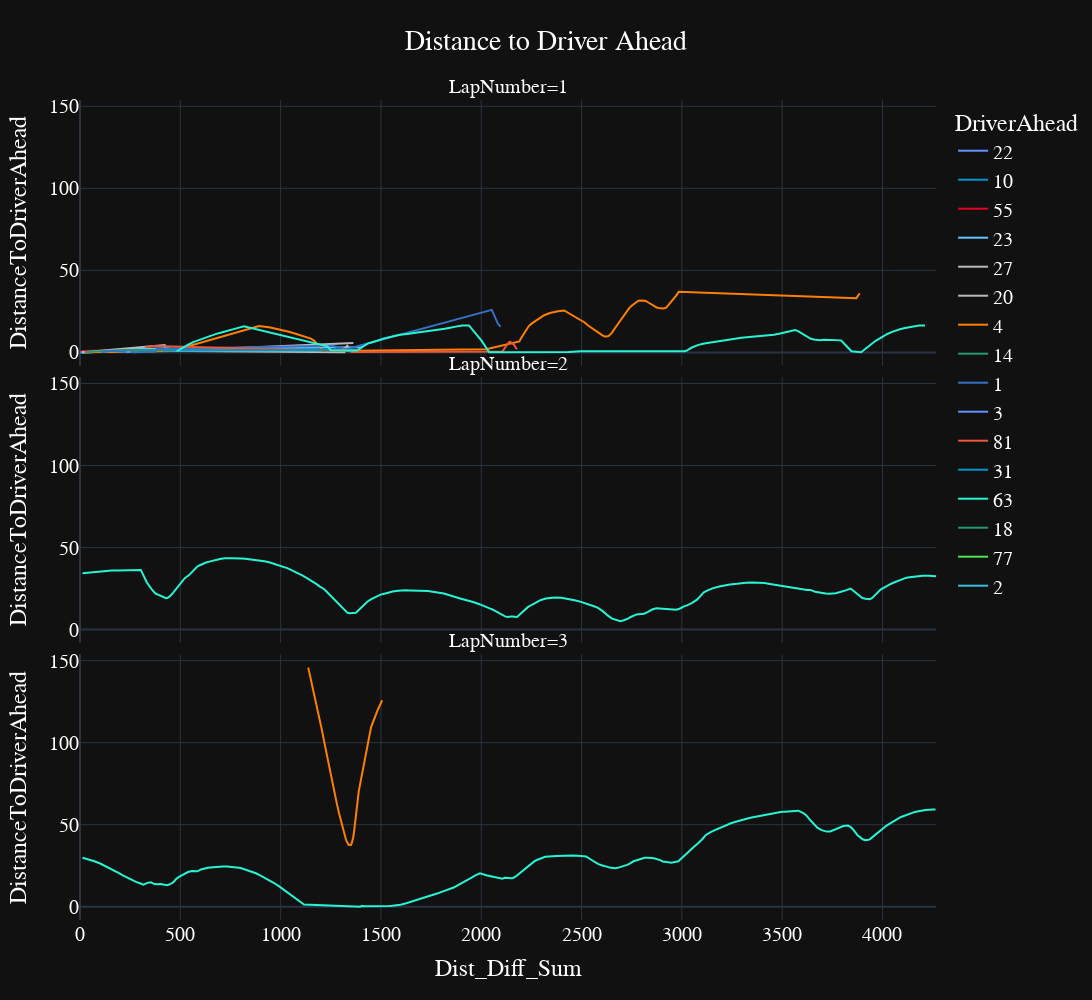

This figure's notebook cell:
### Code cell
# Distance to driver ahead across multiple laps

fig_all_laps=px.line(
    data_frame=track2[(track2["Driver"]=="HAM")&(track2["LapNumber"].isin(['1','2','3']))], 
    x="Dist_Diff_Sum", 
    y="DistanceToDriverAhead",
    facet_col='LapNumber', 
    facet_col_wrap=1, 
    color='DriverAhead', 
    # symbol='MATCHUP', 
    hover_data=["Stint","GP","Driver","DriverAhead","Compound","Position","nGear","DRS","Throttle","LapTime","LapNumber","PitOutTime","PitInTime","FreshTyre","TyreLife","Sector1Time", "Sector2Time",'Sector3Time'],
    height=1000, width=2000,
    template="plotly_dark",
    title='Distance to Driver Ahead',
    facet_row_spacing=0.014, # default is 0.07 when facet_col_wrap is used
    facet_col_spacing=0.04,
    color_discrete_map={
                 "23": "#64C4FF",
                 "14": "#229971",
                 "77": "#52e252",
                 "10": "#0093cc",
                 "44": "#27F4D2",
                 "27": "#B6BABD",
                 "16": "#E80020",
                 "20": "#B6BABD",
                 "4": "#FF8000",
                 "31": "#0093cc",
                 "11": "#3671C6",
                 "88": "#FF8000",
                 "3": "#6692FF",
                 "63": "#27F4D2",
                 "55": "#E80020",
                 "2": "#37BEDD",
                 "18": "#229971",
                 "22": "#6692FF",
                 "1": "#3671C6",
                 "24": "#52e252"
          }
        )
fig_all_laps.update_layout(
    title_x=0.5,
    yaxis = dict(tickfont = dict(size=20)),
    xaxis = dict(tickfont = dict(size=20)),
    font=dict(
        family="PT Sans Narrow",
        size=20,
        color="White"
    ),
    title_font_family="PT Sans Narrow"
)
fig_all_laps.show()

### Figure 1 — Plotly figure (JSON) as saved in the notebook; plotly's stock layout.template omitted (floating-point values rounded to 4 significant figures; data arrays with more than 128 entries replaced by an {"elided": "..."} marker saying what was removed)
{"data": [{"customdata": [[1, "Austrian Grand Prix", "HAM", "", "MEDIUM", 4, 1, 1, 14, "0 days 00:01:14.840000", "1", "NaT", "NaT", "True", 1, "NaT", "0 days 00:00:32.193000", "0 days 00:00:21.528000"], [1, "Austrian Grand Prix", "HAM", "", "MEDIUM", 4, 1, 1, 16, "0 days 00:01:14.840000", "1", "NaT", "NaT", "True", 1, "NaT", "0 days 00:00:32.193000", "0 days 00:00:21.528000"], [1, "Austrian Grand Prix", "HAM", "", "MEDIUM", 4, 3, 1, 0, "0 days 00:01:14.840000", "1", "NaT", "NaT", "True", 1, "NaT", "0 days 00:00:32.193000", "0 days 00:00:21.528000"], [1, "Austrian Grand Prix", "HAM", "", "MEDIUM", 4, 2, 1, 0, "0 days 00:01:14.840000", "1", "NaT", "NaT", "True", 1, "NaT", "0 days 00:00:32.193000", "0 days 00:00:21.528000"], [1, "Austrian Grand Prix", "HAM", "", "MEDIUM", 4, 1, 1, 0, "0 days 00:01:14.840000", "1", "NaT", "NaT", "True", 1, "NaT", "0 days 00:00:32.193000", "0 days 00:00:21.528000"], [1, "Austrian Grand Prix", "HAM", "", "MEDIUM", 4, 1, 1, 0, "0 days 00:01:14.840000", "1", "NaT", "NaT", "True", 1, "NaT", "0 days 00:00:32.193000", "0 days 00:00:21.528000"]], "hovertemplate": "DriverAhead=%{customdata[3]}<br>LapNumber=%{customdata[10]}<br>Dist_Diff_Sum=%{x}<br>DistanceToDriverAhead=%{y}<br>Stint=%{customdata[0]}<br>GP=%{customdata[1]}<br>Driver=%{customdata[2]}<br>Compound=%{customdata[4]}<br>Position=%{customdata[5]}<br>nGear=%{customdata[6]}<br>DRS=%{customdata[7]}<br>Throttle=%{customdata[8]}<br>LapTime=%{customdata[9]}<br>PitOutTime=%{customdata[11]}<br>PitInTime=%{customdata[12]}<br>FreshTyre=%{customdata[13]}<br>TyreLife=%{customdata[14]}<br>Sector1Time=%{customdata[15]}<br>Sector2Time=%{customdata[16]}<br>Sector3Time=%{customdata[17]}<extra></extra>", "legendgroup": "", "line": {"color": "#636efa", "dash": "solid"}, "marker": {"symbol": "circle"}, "mode": "lines", "name": "", "orientation": "v", "showlegend": false, "type": "scatter", "x": [null, 0, 1271.0, 1276.0, 1288.0, 1294.0], "xaxis": "x3", "y": [null, null, null, null, null, null], "yaxis": "y3"}, {"customdata": [[1, "Austrian Grand Prix", "HAM", "", "MEDIUM", 4, 7, 0, 100, "0 days 00:01:10.530000", "2", "NaT", "NaT", "True", 2, "0 days 00:00:17.330000", "0 days 00:00:31.680000", "0 days 00:00:21.520000"]], "hovertemplate": "DriverAhead=%{customdata[3]}<br>LapNumber=%{customdata[10]}<br>Dist_Diff_Sum=%{x}<br>DistanceToDriverAhead=%{y}<br>Stint=%{customdata[0]}<br>GP=%{customdata[1]}<br>Driver=%{customdata[2]}<br>Compound=%{customdata[4]}<br>Position=%{customdata[5]}<br>nGear=%{customdata[6]}<br>DRS=%{customdata[7]}<br>Throttle=%{customdata[8]}<br>LapTime=%{customdata[9]}<br>PitOutTime=%{customdata[11]}<br>PitInTime=%{customdata[12]}<br>FreshTyre=%{customdata[13]}<br>TyreLife=%{customdata[14]}<br>Sector1Time=%{customdata[15]}<br>Sector2Time=%{customdata[16]}<br>Sector3Time=%{customdata[17]}<extra></extra>", "legendgroup": "", "line": {"color": "#636efa", "dash": "solid"}, "marker": {"symbol": "circle"}, "mode": "lines", "name": "", "orientation": "v", "showlegend": false, "type": "scatter", "x": [null], "xaxis": "x2", "y": [null], "yaxis": "y2"}, {"customdata": [[1, "Austrian Grand Prix", "HAM", "", "MEDIUM", 4, 7, 12, 100, "0 days 00:01:10.723000", "3", "NaT", "NaT", "True", 3, "0 days 00:00:17.378000", "0 days 00:00:31.936000", "0 days 00:00:21.409000"]], "hovertemplate": "DriverAhead=%{customdata[3]}<br>LapNumber=%{customdata[10]}<br>Dist_Diff_Sum=%{x}<br>DistanceToDriverAhead=%{y}<br>Stint=%{customdata[0]}<br>GP=%{customdata[1]}<br>Driver=%{customdata[2]}<br>Compound=%{customdata[4]}<br>Position=%{customdata[5]}<br>nGear=%{customdata[6]}<br>DRS=%{customdata[7]}<br>Throttle=%{customdata[8]}<br>LapTime=%{customdata[9]}<br>PitOutTime=%{customdata[11]}<br>PitInTime=%{customdata[12]}<br>FreshTyre=%{customdata[13]}<br>TyreLife=%{customdata[14]}<br>Sector1Time=%{customdata[15]}<br>Sector2Time=%{customdata[16]}<br>Sector3Time=%{customdata[17]}<extra></extra>", "legendgroup": "", "line": {"color": "#636efa", "dash": "solid"}, "marker": {"symbol": "circle"}, "mode": "lines", "name": "", "orientation": "v", "showlegend": false, "type": "scatter", "x": [null], "xaxis": "x", "y": [null], "yaxis": "y"}, {"customdata": [[1, "Austrian Grand Prix", "HAM", "22", "MEDIUM", 4, 1, 1, 15, "0 days 00:01:14.840000", "1", "NaT", "NaT", "True", 1, "NaT", "0 days 00:00:32.193000", "0 days 00:00:21.528000"], [1, "Austrian Grand Prix", "HAM", "22", "MEDIUM", 4, 3, 1, 86, "0 days 00:01:14.840000", "1", "NaT", "NaT", "True", 1, "NaT", "0 days 00:00:32.193000", "0 days 00:00:21.528000"]], "hovertemplate": "DriverAhead=%{customdata[3]}<br>LapNumber=%{customdata[10]}<br>Dist_Diff_Sum=%{x}<br>DistanceToDriverAhead=%{y}<br>Stint=%{customdata[0]}<br>GP=%{customdata[1]}<br>Driver=%{customdata[2]}<br>Compound=%{customdata[4]}<br>Position=%{customdata[5]}<br>nGear=%{customdata[6]}<br>DRS=%{customdata[7]}<br>Throttle=%{customdata[8]}<br>LapTime=%{customdata[9]}<br>PitOutTime=%{customdata[11]}<br>PitInTime=%{customdata[12]}<br>FreshTyre=%{customdata[13]}<br>TyreLife=%{customdata[14]}<br>Sector1Time=%{customdata[15]}<br>Sector2Time=%{customdata[16]}<br>Sector3Time=%{customdata[17]}<extra></extra>", "legendgroup": "22", "line": {"color": "#6692FF", "dash": "solid"}, "marker": {"symbol": "circle"}, "mode": "lines", "name": "22", "orientation": "v", "showlegend": true, "type": "scatter", "x": [0, 437.2], "xaxis": "x3", "y": [0.1333, 1.32], "yaxis": "y3"}, {"customdata": [[1, "Austrian Grand Prix", "HAM", "10", "MEDIUM", 4, 1, 1, 16, "0 days 00:01:14.840000", "1", "NaT", "NaT", "True", 1, "NaT", "0 days 00:00:32.193000", "0 days 00:00:21.528000"], [1, "Austrian Grand Prix", "HAM", "10", "MEDIUM", 4, 1, 1, 18, "0 days 00:01:14.840000", "1", "NaT", "NaT", "True", 1, "NaT", "0 days 00:00:32.193000", "0 days 00:00:21.528000"], [1, "Austrian Grand Prix", "HAM", "10", "MEDIUM", 4, 3, 1, 100, "0 days 00:01:14.840000", "1", "NaT", "NaT", "True", 1, "NaT", "0 days 00:00:32.193000", "0 days 00:00:21.528000"]], "hovertemplate": "DriverAhead=%{customdata[3]}<br>LapNumber=%{customdata[10]}<br>Dist_Diff_Sum=%{x}<br>DistanceToDriverAhead=%{y}<br>Stint=%{customdata[0]}<br>GP=%{customdata[1]}<br>Driver=%{customdata[2]}<br>Compound=%{customdata[4]}<br>Position=%{customdata[5]}<br>nGear=%{customdata[6]}<br>DRS=%{customdata[7]}<br>Throttle=%{customdata[8]}<br>LapTime=%{customdata[9]}<br>PitOutTime=%{customdata[11]}<br>PitInTime=%{customdata[12]}<br>FreshTyre=%{customdata[13]}<br>TyreLife=%{customdata[14]}<br>Sector1Time=%{customdata[15]}<br>Sector2Time=%{customdata[16]}<br>Sector3Time=%{customdata[17]}<extra></extra>", "legendgroup": "10", "line": {"color": "#0093cc", "dash": "solid"}, "marker": {"symbol": "circle"}, "mode": "lines", "name": "10", "orientation": "v", "showlegend": true, "type": "scatter", "x": [0.8667, 2.911, 449.9], "xaxis": "x3", "y": [0, 0, 2.767], "yaxis": "y3"}, {"customdata": [[1, "Austrian Grand Prix", "HAM", "55", "MEDIUM", 4, 1, 1, 20, "0 days 00:01:14.840000", "1", "NaT", "NaT", "True", 1, "NaT", "0 days 00:00:32.193000", "0 days 00:00:21.528000"], [1, "Austrian Grand Prix", "HAM", "55", "MEDIUM", 4, 6, 1, 0, "0 days 00:01:14.840000", "1", "NaT", "NaT", "True", 1, "NaT", "0 days 00:00:32.193000", "0 days 00:00:21.528000"], [1, "Austrian Grand Prix", "HAM", "55", "MEDIUM", 4, 5, 1, 9, "0 days 00:01:14.840000", "1", "NaT", "NaT", "True", 1, "NaT", "0 days 00:00:32.193000", "0 days 00:00:21.528000"]], "hovertemplate": "DriverAhead=%{customdata[3]}<br>LapNumber=%{customdata[10]}<br>Dist_Diff_Sum=%{x}<br>DistanceToDriverAhead=%{y}<br>Stint=%{customdata[0]}<br>GP=%{customdata[1]}<br>Driver=%{customdata[2]}<br>Compound=%{customdata[4]}<br>Position=%{customdata[5]}<br>nGear=%{customdata[6]}<br>DRS=%{customdata[7]}<br>Throttle=%{customdata[8]}<br>LapTime=%{customdata[9]}<br>PitOutTime=%{customdata[11]}<br>PitInTime=%{customdata[12]}<br>FreshTyre=%{customdata[13]}<br>TyreLife=%{customdata[14]}<br>Sector1Time=%{customdata[15]}<br>Sector2Time=%{customdata[16]}<br>Sector3Time=%{customdata[17]}<extra></extra>", "legendgroup": "55", "line": {"color": "#E80020", "dash": "solid"}, "marker": {"symbol": "circle"}, "mode": "lines", "name": "55", "orientation": "v", "showlegend": true, "type": "scatter", "x": [6.311, 298.8, 315.9], "xaxis": "x3", "y": [0.8556, 1.544, 0.2103], "yaxis": "y3"}, {"customdata": [[1, "Austrian Grand Prix", "HAM", "55", "MEDIUM", 4, 3, 0, 48, "0 days 00:01:10.530000", "2", "NaT", "NaT", "True", 2, "0 days 00:00:17.330000", "0 days 00:00:31.680000", "0 days 00:00:21.520000"]], "hovertemplate": "DriverAhead=%{customdata[3]}<br>LapNumber=%{customdata[10]}<br>Dist_Diff_Sum=%{x}<br>DistanceToDriverAhead=%{y}<br>Stint=%{customdata[0]}<br>GP=%{customdata[1]}<br>Driver=%{customdata[2]}<br>Compound=%{customdata[4]}<br>Position=%{customdata[5]}<br>nGear=%{customdata[6]}<br>DRS=%{customdata[7]}<br>Throttle=%{customdata[8]}<br>LapTime=%{customdata[9]}<br>PitOutTime=%{customdata[11]}<br>PitInTime=%{customdata[12]}<br>FreshTyre=%{customdata[13]}<br>TyreLife=%{customdata[14]}<br>Sector1Time=%{customdata[15]}<br>Sector2Time=%{customdata[16]}<br>Sector3Time=%{customdata[17]}<extra></extra>", "legendgroup": "55", "line": {"color": "#E80020", "dash": "solid"}, "marker": {"symbol": "circle"}, "mode": "lines", "name": "55", "orientation": "v", "showlegend": false, "type": "scatter", "x": [2189.0], "xaxis": "x2", "y": [0.1131], "yaxis": "y2"}, {"customdata": [[1, "Austrian Grand Prix", "HAM", "23", "MEDIUM", 4, 1, 1, 27, "0 days 00:01:14.840000", "1", "NaT", "NaT", "True", 1, "NaT", "0 days 00:00:32.193000", "0 days 00:00:21.528000"], [1, "Austrian Grand Prix", "HAM", "23", "MEDIUM", 4, 2, 1, 87, "0 days 00:01:14.840000", "1", "NaT", "NaT", "True", 1, "NaT", "0 days 00:00:32.193000", "0 days 00:00:21.528000"], [1, "Austrian Grand Prix", "HAM", "23", "MEDIUM", 4, 6, 1, 23, "0 days 00:01:14.840000", "1", "NaT", "NaT", "True", 1, "NaT", "0 days 00:00:32.193000", "0 days 00:00:21.528000"], [1, "Austrian Grand Prix", "HAM", "23", "MEDIUM", 4, 3, 1, 100, "0 days 00:01:14.840000", "1", "NaT", "NaT", "True", 1, "NaT", "0 days 00:00:32.193000", "0 days 00:00:21.528000"]], "hovertemplate": "DriverAhead=%{customdata[3]}<br>LapNumber=%{customdata[10]}<br>Dist_Diff_Sum=%{x}<br>DistanceToDriverAhead=%{y}<br>Stint=%{customdata[0]}<br>GP=%{customdata[1]}<br>Driver=%{customdata[2]}<br>Compound=%{customdata[4]}<br>Position=%{customdata[5]}<br>nGear=%{customdata[6]}<br>DRS=%{customdata[7]}<br>Throttle=%{customdata[8]}<br>LapTime=%{customdata[9]}<br>PitOutTime=%{customdata[11]}<br>PitInTime=%{customdata[12]}<br>FreshTyre=%{customdata[13]}<br>TyreLife=%{customdata[14]}<br>Sector1Time=%{customdata[15]}<br>Sector2Time=%{customdata[16]}<br>Sector3Time=%{customdata[17]}<extra></extra>", "legendgroup": "23", "line": {"color": "#64C4FF", "dash": "solid"}, "marker": {"symbol": "circle"}, "mode": "lines", "name": "23", "orientation": "v", "showlegend": true, "type": "scatter", "x": [8.589, 51.15, 280.3, 1408.0], "xaxis": "x3", "y": [0.02222, 0.07778, 2.11, 3.072], "yaxis": "y3"}, {"customdata": [[1, "Austrian Grand Prix", "HAM", "27", "MEDIUM", 4, 1, 1, 32, "0 days 00:01:14.840000", "1", "NaT", "NaT", "True", 1, "NaT", "0 days 00:00:32.193000", "0 days 00:00:21.528000"], [1, "Austrian Grand Prix", "HAM", "27", "MEDIUM", 4, 3, 1, 56, "0 days 00:01:14.840000", "1", "NaT", "NaT", "True", 1, "NaT", "0 days 00:00:32.193000", "0 days 00:00:21.528000"], [1, "Austrian Grand Prix", "HAM", "27", "MEDIUM", 4, 1, 1, 13, "0 days 00:01:14.840000", "1", "NaT", "NaT", "True", 1, "NaT", "0 days 00:00:32.193000", "0 days 00:00:21.528000"], [1, "Austrian Grand Prix", "HAM", "27", "MEDIUM", 4, 1, 1, 16, "0 days 00:01:14.840000", "1", "NaT", "NaT", "True", 1, "NaT", "0 days 00:00:32.193000", "0 days 00:00:21.528000"], [1, "Austrian Grand Prix", "HAM", "27", "MEDIUM", 4, 1, 1, 37, "0 days 00:01:14.840000", "1", "NaT", "NaT", "True", 1, "NaT", "0 days 00:00:32.193000", "0 days 00:00:21.528000"], [1, "Austrian Grand Prix", "HAM", "27", "MEDIUM", 4, 1, 1, 44, "0 days 00:01:14.840000", "1", "NaT", "NaT", "True", 1, "NaT", "0 days 00:00:32.193000", "0 days 00:00:21.528000"], [1, "Austrian Grand Prix", "HAM", "27", "MEDIUM", 4, 1, 1, 52, "0 days 00:01:14.840000", "1", "NaT", "NaT", "True", 1, "NaT", "0 days 00:00:32.193000", "0 days 00:00:21.528000"]], "hovertemplate": "DriverAhead=%{customdata[3]}<br>LapNumber=%{customdata[10]}<br>Dist_Diff_Sum=%{x}<br>DistanceToDriverAhead=%{y}<br>Stint=%{customdata[0]}<br>GP=%{customdata[1]}<br>Driver=%{customdata[2]}<br>Compound=%{customdata[4]}<br>Position=%{customdata[5]}<br>nGear=%{customdata[6]}<br>DRS=%{customdata[7]}<br>Throttle=%{customdata[8]}<br>LapTime=%{customdata[9]}<br>PitOutTime=%{customdata[11]}<br>PitInTime=%{customdata[12]}<br>FreshTyre=%{customdata[13]}<br>TyreLife=%{customdata[14]}<br>Sector1Time=%{customdata[15]}<br>Sector2Time=%{customdata[16]}<br>Sector3Time=%{customdata[17]}<extra></extra>", "legendgroup": "27", "line": {"color": "#B6BABD", "dash": "solid"}, "marker": {"symbol": "circle"}, "mode": "lines", "name": "27", "orientation": "v", "showlegend": true, "type": "scatter", "x": [10.68, 397.7, 1318.0, 1323.0, 1332.0, 1336.0, 1341.0], "xaxis": "x3", "y": [0.05556, 0.9683, 0.1636, 2.864, 4.019, 3.519, 1.986], "yaxis": "y3"}, {"customdata": [[1, "Austrian Grand Prix", "HAM", "20", "MEDIUM", 4, 1, 1, 41, "0 days 00:01:14.840000", "1", "NaT", "NaT", "True", 1, "NaT", "0 days 00:00:32.193000", "0 days 00:00:21.528000"], [1, "Austrian Grand Prix", "HAM", "20", "MEDIUM", 4, 1, 1, 41, "0 days 00:01:14.840000", "1", "NaT", "NaT", "True", 1, "NaT", "0 days 00:00:32.193000", "0 days 00:00:21.528000"], [1, "Austrian Grand Prix", "HAM", "20", "MEDIUM", 4, 3, 1, 86, "0 days 00:01:14.840000", "1", "NaT", "NaT", "True", 1, "NaT", "0 days 00:00:32.193000", "0 days 00:00:21.528000"], [1, "Austrian Grand Prix", "HAM", "20", "MEDIUM", 4, 3, 1, 76, "0 days 00:01:14.840000", "1", "NaT", "NaT", "True", 1, "NaT", "0 days 00:00:32.193000", "0 days 00:00:21.528000"], [1, "Austrian Grand Prix", "HAM", "20", "MEDIUM", 4, 2, 1, 71, "0 days 00:01:14.840000", "1", "NaT", "NaT", "True", 1, "NaT", "0 days 00:00:32.193000", "0 days 00:00:21.528000"]], "hovertemplate": "DriverAhead=%{customdata[3]}<br>LapNumber=%{customdata[10]}<br>Dist_Diff_Sum=%{x}<br>DistanceToDriverAhead=%{y}<br>Stint=%{customdata[0]}<br>GP=%{customdata[1]}<br>Driver=%{customdata[2]}<br>Compound=%{customdata[4]}<br>Position=%{customdata[5]}<br>nGear=%{customdata[6]}<br>DRS=%{customdata[7]}<br>Throttle=%{customdata[8]}<br>LapTime=%{customdata[9]}<br>PitOutTime=%{customdata[11]}<br>PitInTime=%{customdata[12]}<br>FreshTyre=%{customdata[13]}<br>TyreLife=%{customdata[14]}<br>Sector1Time=%{customdata[15]}<br>Sector2Time=%{customdata[16]}<br>Sector3Time=%{customdata[17]}<extra></extra>", "legendgroup": "20", "line": {"color": "#B6BABD", "dash": "solid"}, "marker": {"symbol": "circle"}, "mode": "lines", "name": "20", "orientation": "v", "showlegend": true, "type": "scatter", "x": [13.12, 16.18, 422.3, 430.4, 1363.0], "xaxis": "x3", "y": [0.1, 0.1556, 4.503, 0.8919, 5.784], "yaxis": "y3"}, {"customdata": {"elided": "74x18 mixed values"}, "hovertemplate": "DriverAhead=%{customdata[3]}<br>LapNumber=%{customdata[10]}<br>Dist_Diff_Sum=%{x}<br>DistanceToDriverAhead=%{y}<br>Stint=%{customdata[0]}<br>GP=%{customdata[1]}<br>Driver=%{customdata[2]}<br>Compound=%{customdata[4]}<br>Position=%{customdata[5]}<br>nGear=%{customdata[6]}<br>DRS=%{customdata[7]}<br>Throttle=%{customdata[8]}<br>LapTime=%{customdata[9]}<br>PitOutTime=%{customdata[11]}<br>PitInTime=%{customdata[12]}<br>FreshTyre=%{customdata[13]}<br>TyreLife=%{customdata[14]}<br>Sector1Time=%{customdata[15]}<br>Sector2Time=%{customdata[16]}<br>Sector3Time=%{customdata[17]}<extra></extra>", "legendgroup": "4", "line": {"color": "#FF8000", "dash": "solid"}, "marker": {"symbol": "circle"}, "mode": "lines", "name": "4", "orientation": "v", "showlegend": true, "type": "scatter", "x": [21.76, 457.3, 892.3, 912.1, 928.7, 942.2, 976.0, 989.6, 1024.0, 1041.0, 1079.0, 1109.0, 1134.0, 1151.0, 1168.0, 1181.0, 1198.0, 1211.0, 1371.0, 2026.0, 2190.0, 2198.0, 2211.0, 2219.0, 2228.0, 2236.0, 2249.0, 2263.0, 2289.0, 2301.0, 2314.0, 2342.0, 2353.0, 2363.0, 2382.0, 2413.0, 2516.0, 2531.0, 2550.0, 2576.0, 2587.0, 2598.0, 2606.0, 2616.0, 2624.0, 2636.0, 2651.0, 2668.0, 2676.0, 2700.0, 2710.0, 2720.0, 2738.0, 2750.0, 2759.0, 2774.0, 2783.0, 2804.0, 2819.0, 2837.0, 2853.0, 2873.0, 2882.0, 2898.0, 2909.0, 2922.0, 2941.0, 2951.0, 2959.0, 2970.0, 2984.0, 3856.0, 3870.0, 3886.0], "xaxis": "x3", "y": [0.1542, 0.8989, 16.09, 15.82, 15.6, 15.33, 14.44, 14.09, 13.09, 12.53, 11.19, 10.09, 9.155, 8.377, 7.044, 5.444, 2.71, 0.8769, 0.9669, 1.876, 6.643, 8.587, 11.07, 12.63, 14.74, 15.9, 17.37, 18.5, 20.94, 21.89, 22.67, 24.01, 24.37, 24.63, 25.1, 25.59, 18.24, 16.58, 14.89, 12.62, 11.73, 10.9, 10.19, 9.688, 9.644, 10.04, 11.91, 15.01, 16.34, 21.14, 22.98, 24.75, 27.15, 28.49, 29.47, 30.8, 31.51, 31.69, 31.35, 30.11, 28.84, 27.51, 27.11, 26.72, 26.78, 27.31, 29.81, 31.25, 32.54, 34.27, 36.91, 32.75, 33.06, 36.07], "yaxis": "y3"}, {"customdata": {"elided": "30x18 mixed values"}, "hovertemplate": "DriverAhead=%{customdata[3]}<br>LapNumber=%{customdata[10]}<br>Dist_Diff_Sum=%{x}<br>DistanceToDriverAhead=%{y}<br>Stint=%{customdata[0]}<br>GP=%{customdata[1]}<br>Driver=%{customdata[2]}<br>Compound=%{customdata[4]}<br>Position=%{customdata[5]}<br>nGear=%{customdata[6]}<br>DRS=%{customdata[7]}<br>Throttle=%{customdata[8]}<br>LapTime=%{customdata[9]}<br>PitOutTime=%{customdata[11]}<br>PitInTime=%{customdata[12]}<br>FreshTyre=%{customdata[13]}<br>TyreLife=%{customdata[14]}<br>Sector1Time=%{customdata[15]}<br>Sector2Time=%{customdata[16]}<br>Sector3Time=%{customdata[17]}<extra></extra>", "legendgroup": "4", "line": {"color": "#FF8000", "dash": "solid"}, "marker": {"symbol": "circle"}, "mode": "lines", "name": "4", "orientation": "v", "showlegend": false, "type": "scatter", "x": [1138.0, 1170.0, 1187.0, 1205.0, 1219.0, 1240.0, 1257.0, 1271.0, 1280.0, 1291.0, 1300.0, 1313.0, 1320.0, 1327.0, 1339.0, 1346.0, 1349.0, 1354.0, 1358.0, 1362.0, 1366.0, 1373.0, 1379.0, 1383.0, 1389.0, 1451.0, 1466.0, 1483.0, 1495.0, 1506.0], "xaxis": "x", "y": [145.8, 128.8, 119.0, 108.2, 99.4, 86.1, 76.17, 68.17, 63.13, 57.0, 52.5, 46.0, 42.94, 40.27, 37.74, 37.47, 37.52, 38.52, 39.85, 42.19, 46.15, 52.85, 59.34, 63.7, 70.31, 109.4, 114.6, 119.5, 123.0, 125.9], "yaxis": "y"}, {"customdata": {"elided": "11x18 mixed values"}, "hovertemplate": "DriverAhead=%{customdata[3]}<br>LapNumber=%{customdata[10]}<br>Dist_Diff_Sum=%{x}<br>DistanceToDriverAhead=%{y}<br>Stint=%{customdata[0]}<br>GP=%{customdata[1]}<br>Driver=%{customdata[2]}<br>Compound=%{customdata[4]}<br>Position=%{customdata[5]}<br>nGear=%{customdata[6]}<br>DRS=%{customdata[7]}<br>Throttle=%{customdata[8]}<br>LapTime=%{customdata[9]}<br>PitOutTime=%{customdata[11]}<br>PitInTime=%{customdata[12]}<br>FreshTyre=%{customdata[13]}<br>TyreLife=%{customdata[14]}<br>Sector1Time=%{customdata[15]}<br>Sector2Time=%{customdata[16]}<br>Sector3Time=%{customdata[17]}<extra></extra>", "legendgroup": "14", "line": {"color": "#229971", "dash": "solid"}, "marker": {"symbol": "circle"}, "mode": "lines", "name": "14", "orientation": "v", "showlegend": true, "type": "scatter", "x": [26.2, 33.44, 45.77, 63.36, 76.87, 93.77, 177.3, 197.2, 217.7, 1305.0, 1392.0], "xaxis": "x3", "y": [0.2764, 0.4319, 0.2097, 0.7442, 0.5664, 0.6664, 1.366, 1.189, 1.455, 1.14, 1.54], "yaxis": "y3"}, {"customdata": {"elided": "16x18 mixed values"}, "hovertemplate": "DriverAhead=%{customdata[3]}<br>LapNumber=%{customdata[10]}<br>Dist_Diff_Sum=%{x}<br>DistanceToDriverAhead=%{y}<br>Stint=%{customdata[0]}<br>GP=%{customdata[1]}<br>Driver=%{customdata[2]}<br>Compound=%{customdata[4]}<br>Position=%{customdata[5]}<br>nGear=%{customdata[6]}<br>DRS=%{customdata[7]}<br>Throttle=%{customdata[8]}<br>LapTime=%{customdata[9]}<br>PitOutTime=%{customdata[11]}<br>PitInTime=%{customdata[12]}<br>FreshTyre=%{customdata[13]}<br>TyreLife=%{customdata[14]}<br>Sector1Time=%{customdata[15]}<br>Sector2Time=%{customdata[16]}<br>Sector3Time=%{customdata[17]}<extra></extra>", "legendgroup": "1", "line": {"color": "#3671C6", "dash": "solid"}, "marker": {"symbol": "circle"}, "mode": "lines", "name": "1", "orientation": "v", "showlegend": true, "type": "scatter", "x": [107.8, 116.0, 126.6, 149.1, 163.2, 270.5, 378.4, 383.7, 1258.0, 1328.0, 2053.0, 2066.0, 2074.0, 2083.0, 2090.0, 2097.0], "xaxis": "x3", "y": [0.05556, 0.2778, 0.5, 0.8333, 0.9, 0.07778, 0.5111, 2.121, 4.085, 1.905, 25.95, 21.86, 19.58, 17.58, 16.47, 15.69], "yaxis": "y3"}, {"customdata": [[1, "Austrian Grand Prix", "HAM", "3", "MEDIUM", 4, 6, 1, 100, "0 days 00:01:14.840000", "1", "NaT", "NaT", "True", 1, "NaT", "0 days 00:00:32.193000", "0 days 00:00:21.528000"], [1, "Austrian Grand Prix", "HAM", "3", "MEDIUM", 4, 6, 1, 54, "0 days 00:01:14.840000", "1", "NaT", "NaT", "True", 1, "NaT", "0 days 00:00:32.193000", "0 days 00:00:21.528000"]], "hovertemplate": "DriverAhead=%{customdata[3]}<br>LapNumber=%{customdata[10]}<br>Dist_Diff_Sum=%{x}<br>DistanceToDriverAhead=%{y}<br>Stint=%{customdata[0]}<br>GP=%{customdata[1]}<br>Driver=%{customdata[2]}<br>Compound=%{customdata[4]}<br>Position=%{customdata[5]}<br>nGear=%{customdata[6]}<br>DRS=%{customdata[7]}<br>Throttle=%{customdata[8]}<br>LapTime=%{customdata[9]}<br>PitOutTime=%{customdata[11]}<br>PitInTime=%{customdata[12]}<br>FreshTyre=%{customdata[13]}<br>TyreLife=%{customdata[14]}<br>Sector1Time=%{customdata[15]}<br>Sector2Time=%{customdata[16]}<br>Sector3Time=%{customdata[17]}<extra></extra>", "legendgroup": "3", "line": {"color": "#6692FF", "dash": "solid"}, "marker": {"symbol": "circle"}, "mode": "lines", "name": "3", "orientation": "v", "showlegend": true, "type": "scatter", "x": [230.8, 252.1], "xaxis": "x3", "y": [0.1331, 0.3997], "yaxis": "y3"}, {"customdata": {"elided": "16x18 mixed values"}, "hovertemplate": "DriverAhead=%{customdata[3]}<br>LapNumber=%{customdata[10]}<br>Dist_Diff_Sum=%{x}<br>DistanceToDriverAhead=%{y}<br>Stint=%{customdata[0]}<br>GP=%{customdata[1]}<br>Driver=%{customdata[2]}<br>Compound=%{customdata[4]}<br>Position=%{customdata[5]}<br>nGear=%{customdata[6]}<br>DRS=%{customdata[7]}<br>Throttle=%{customdata[8]}<br>LapTime=%{customdata[9]}<br>PitOutTime=%{customdata[11]}<br>PitInTime=%{customdata[12]}<br>FreshTyre=%{customdata[13]}<br>TyreLife=%{customdata[14]}<br>Sector1Time=%{customdata[15]}<br>Sector2Time=%{customdata[16]}<br>Sector3Time=%{customdata[17]}<extra></extra>", "legendgroup": "81", "line": {"color": "#EF553B", "dash": "solid"}, "marker": {"symbol": "circle"}, "mode": "lines", "name": "81", "orientation": "v", "showlegend": true, "type": "scatter", "x": [325.7, 336.6, 348.0, 359.0, 365.5, 1308.0, 1311.0, 1354.0, 2107.0, 2116.0, 2127.0, 2137.0, 2144.0, 2156.0, 2163.0, 2177.0], "xaxis": "x3", "y": [3.354, 3.587, 3.676, 3.765, 3.876, 1.023, 2.245, 0.3006, 0.6019, 2.38, 4.38, 6.08, 6.48, 5.591, 4.646, 1.869], "yaxis": "y3"}, {"customdata": [[1, "Austrian Grand Prix", "HAM", "31", "MEDIUM", 4, 3, 1, 88, "0 days 00:01:14.840000", "1", "NaT", "NaT", "True", 1, "NaT", "0 days 00:00:32.193000", "0 days 00:00:21.528000"], [1, "Austrian Grand Prix", "HAM", "31", "MEDIUM", 4, 1, 1, 3, "0 days 00:01:14.840000", "1", "NaT", "NaT", "True", 1, "NaT", "0 days 00:00:32.193000", "0 days 00:00:21.528000"], [1, "Austrian Grand Prix", "HAM", "31", "MEDIUM", 4, 1, 1, 57, "0 days 00:01:14.840000", "1", "NaT", "NaT", "True", 1, "NaT", "0 days 00:00:32.193000", "0 days 00:00:21.528000"]], "hovertemplate": "DriverAhead=%{customdata[3]}<br>LapNumber=%{customdata[10]}<br>Dist_Diff_Sum=%{x}<br>DistanceToDriverAhead=%{y}<br>Stint=%{customdata[0]}<br>GP=%{customdata[1]}<br>Driver=%{customdata[2]}<br>Compound=%{customdata[4]}<br>Position=%{customdata[5]}<br>nGear=%{customdata[6]}<br>DRS=%{customdata[7]}<br>Throttle=%{customdata[8]}<br>LapTime=%{customdata[9]}<br>PitOutTime=%{customdata[11]}<br>PitInTime=%{customdata[12]}<br>FreshTyre=%{customdata[13]}<br>TyreLife=%{customdata[14]}<br>Sector1Time=%{customdata[15]}<br>Sector2Time=%{customdata[16]}<br>Sector3Time=%{customdata[17]}<extra></extra>", "legendgroup": "31", "line": {"color": "#0093cc", "dash": "solid"}, "marker": {"symbol": "circle"}, "mode": "lines", "name": "31", "orientation": "v", "showlegend": true, "type": "scatter", "x": [412.9, 1315.0, 1349.0], "xaxis": "x3", "y": [1.081, 1.568, 0.9125], "yaxis": "y3"}, {"customdata": {"elided": "123x18 mixed values"}, "hovertemplate": "DriverAhead=%{customdata[3]}<br>LapNumber=%{customdata[10]}<br>Dist_Diff_Sum=%{x}<br>DistanceToDriverAhead=%{y}<br>Stint=%{customdata[0]}<br>GP=%{customdata[1]}<br>Driver=%{customdata[2]}<br>Compound=%{customdata[4]}<br>Position=%{customdata[5]}<br>nGear=%{customdata[6]}<br>DRS=%{customdata[7]}<br>Throttle=%{customdata[8]}<br>LapTime=%{customdata[9]}<br>PitOutTime=%{customdata[11]}<br>PitInTime=%{customdata[12]}<br>FreshTyre=%{customdata[13]}<br>TyreLife=%{customdata[14]}<br>Sector1Time=%{customdata[15]}<br>Sector2Time=%{customdata[16]}<br>Sector3Time=%{customdata[17]}<extra></extra>", "legendgroup": "63", "line": {"color": "#27F4D2", "dash": "solid"}, "marker": {"symbol": "circle"}, "mode": "lines", "name": "63", "orientation": "v", "showlegend": true, "type": "scatter", "x": [481.7, 508.1, 527.0, 539.1, 564.4, 574.8, 604.5, 623.9, 638.0, 655.1, 675.4, 696.2, 717.3, 732.5, 753.9, 766.3, 778.7, 797.6, 816.6, 1234.0, 1242.0, 1249.0, 1381.0, 1438.0, 1453.0, 1464.0, 1485.0, 1510.0, 1528.0, 1552.0, 1566.0, 1583.0, 1597.0, 1608.0, 1620.0, 1640.0, 1664.0, 1686.0, 1710.0, 1726.0, 1745.0, 1764.0, 1783.0, 1818.0, 1831.0, 1864.0, 1893.0, 1906.0, 1922.0, 1939.0, 2001.0, 2039.0, 2435.0, 2452.0, 2475.0, 2495.0, 3002.0, 3015.0, 3024.0, 3033.0, 3050.0, 3080.0, 3090.0, 3100.0, 3119.0, 3143.0, 3154.0, 3168.0, 3188.0, 3200.0, 3226.0, 3244.0, 3265.0, 3283.0, 3298.0, 3322.0, 3335.0, 3354.0, 3376.0, 3408.0, 3420.0, 3436.0, 3459.0, 3484.0, 3523.0, 3552.0, 3565.0, 3581.0, 3606.0, 3626.0, 3643.0, 3658.0, 3668.0, 3688.0, 3709.0, 3719.0, 3736.0, 3756.0, 3766.0, 3778.0, 3793.0, 3817.0, 3831.0, 3845.0, 3894.0, 3908.0, 3929.0, 3936.0, 3949.0, 3959.0, 3968.0, 3979.0, 3995.0, 4024.0, 4045.0, 4060.0, 4073.0, 4087.0, 4106.0, 4123.0, 4152.0, 4182.0, 4212.0], "xaxis": "x3", "y": [0.6469, 2.703, 3.947, 4.669, 6.225, 6.714, 8.18, 8.88, 9.547, 10.28, 11.14, 11.84, 12.46, 12.96, 13.73, 14.18, 14.58, 15.25, 15.91, 3.722, 2.389, 1.234, 1.092, 5.578, 6.046, 6.38, 7.28, 8.28, 8.902, 9.702, 9.924, 10.39, 10.72, 10.81, 11.08, 11.31, 11.76, 12.07, 12.51, 12.74, 12.94, 13.27, 13.6, 14.46, 14.77, 15.66, 16.16, 16.33, 16.45, 16.45, 7.156, 0.0675, 0.2139, 0.4806, 0.5694, 0.6472, 0.2472, 0.6472, 1.136, 1.803, 2.969, 4.436, 4.881, 5.103, 5.569, 6.069, 6.158, 6.436, 6.903, 7.125, 7.525, 7.925, 8.314, 8.647, 8.869, 9.225, 9.358, 9.492, 9.725, 9.947, 10.13, 10.4, 10.79, 11.32, 12.52, 13.62, 13.62, 12.85, 10.8, 9.169, 8.303, 7.903, 7.725, 7.458, 7.758, 7.758, 7.68, 7.5, 7.457, 7.401, 7.334, 4.334, 2.468, 0.7344, 0.1239, 1.63, 3.83, 4.675, 5.741, 6.519, 7.23, 8.064, 9.23, 11.23, 12.39, 13.12, 13.51, 14.06, 14.76, 15.23, 15.9, 16.45, 16.45], "yaxis": "y3"}, {"customdata": {"elided": "261x18 mixed values"}, "hovertemplate": "DriverAhead=%{customdata[3]}<br>LapNumber=%{customdata[10]}<br>Dist_Diff_Sum=%{x}<br>DistanceToDriverAhead=%{y}<br>Stint=%{customdata[0]}<br>GP=%{customdata[1]}<br>Driver=%{customdata[2]}<br>Compound=%{customdata[4]}<br>Position=%{customdata[5]}<br>nGear=%{customdata[6]}<br>DRS=%{customdata[7]}<br>Throttle=%{customdata[8]}<br>LapTime=%{customdata[9]}<br>PitOutTime=%{customdata[11]}<br>PitInTime=%{customdata[12]}<br>FreshTyre=%{customdata[13]}<br>TyreLife=%{customdata[14]}<br>Sector1Time=%{customdata[15]}<br>Sector2Time=%{customdata[16]}<br>Sector3Time=%{customdata[17]}<extra></extra>", "legendgroup": "63", "line": {"color": "#27F4D2", "dash": "solid"}, "marker": {"symbol": "circle"}, "mode": "lines", "name": "63", "orientation": "v", "showlegend": false, "type": "scatter", "x": {"elided": "261 float values"}, "xaxis": "x2", "y": {"elided": "261 float values"}, "yaxis": "y2"}, {"customdata": {"elided": "245x18 mixed values"}, "hovertemplate": "DriverAhead=%{customdata[3]}<br>LapNumber=%{customdata[10]}<br>Dist_Diff_Sum=%{x}<br>DistanceToDriverAhead=%{y}<br>Stint=%{customdata[0]}<br>GP=%{customdata[1]}<br>Driver=%{customdata[2]}<br>Compound=%{customdata[4]}<br>Position=%{customdata[5]}<br>nGear=%{customdata[6]}<br>DRS=%{customdata[7]}<br>Throttle=%{customdata[8]}<br>LapTime=%{customdata[9]}<br>PitOutTime=%{customdata[11]}<br>PitInTime=%{customdata[12]}<br>FreshTyre=%{customdata[13]}<br>TyreLife=%{customdata[14]}<br>Sector1Time=%{customdata[15]}<br>Sector2Time=%{customdata[16]}<br>Sector3Time=%{customdata[17]}<extra></extra>", "legendgroup": "63", "line": {"color": "#27F4D2", "dash": "solid"}, "marker": {"symbol": "circle"}, "mode": "lines", "name": "63", "orientation": "v", "showlegend": false, "type": "scatter", "x": {"elided": "245 float values"}, "xaxis": "x", "y": {"elided": "245 float values"}, "yaxis": "y"}, {"customdata": [[1, "Austrian Grand Prix", "HAM", "18", "MEDIUM", 4, 4, 1, 100, "0 days 00:01:14.840000", "1", "NaT", "NaT", "True", 1, "NaT", "0 days 00:00:32.193000", "0 days 00:00:21.528000"]], "hovertemplate": "DriverAhead=%{customdata[3]}<br>LapNumber=%{customdata[10]}<br>Dist_Diff_Sum=%{x}<br>DistanceToDriverAhead=%{y}<br>Stint=%{customdata[0]}<br>GP=%{customdata[1]}<br>Driver=%{customdata[2]}<br>Compound=%{customdata[4]}<br>Position=%{customdata[5]}<br>nGear=%{customdata[6]}<br>DRS=%{customdata[7]}<br>Throttle=%{customdata[8]}<br>LapTime=%{customdata[9]}<br>PitOutTime=%{customdata[11]}<br>PitInTime=%{customdata[12]}<br>FreshTyre=%{customdata[13]}<br>TyreLife=%{customdata[14]}<br>Sector1Time=%{customdata[15]}<br>Sector2Time=%{customdata[16]}<br>Sector3Time=%{customdata[17]}<extra></extra>", "legendgroup": "18", "line": {"color": "#229971", "dash": "solid"}, "marker": {"symbol": "circle"}, "mode": "lines", "name": "18", "orientation": "v", "showlegend": true, "type": "scatter", "x": [492.4], "xaxis": "x3", "y": [0.2897], "yaxis": "y3"}, {"customdata": [[1, "Austrian Grand Prix", "HAM", "77", "MEDIUM", 4, 1, 1, 5, "0 days 00:01:14.840000", "1", "NaT", "NaT", "True", 1, "NaT", "0 days 00:00:32.193000", "0 days 00:00:21.528000"]], "hovertemplate": "DriverAhead=%{customdata[3]}<br>LapNumber=%{customdata[10]}<br>Dist_Diff_Sum=%{x}<br>DistanceToDriverAhead=%{y}<br>Stint=%{customdata[0]}<br>GP=%{customdata[1]}<br>Driver=%{customdata[2]}<br>Compound=%{customdata[4]}<br>Position=%{customdata[5]}<br>nGear=%{customdata[6]}<br>DRS=%{customdata[7]}<br>Throttle=%{customdata[8]}<br>LapTime=%{customdata[9]}<br>PitOutTime=%{customdata[11]}<br>PitInTime=%{customdata[12]}<br>FreshTyre=%{customdata[13]}<br>TyreLife=%{customdata[14]}<br>Sector1Time=%{customdata[15]}<br>Sector2Time=%{customdata[16]}<br>Sector3Time=%{customdata[17]}<extra></extra>", "legendgroup": "77", "line": {"color": "#52e252", "dash": "solid"}, "marker": {"symbol": "circle"}, "mode": "lines", "name": "77", "orientation": "v", "showlegend": true, "type": "scatter", "x": [1300.0], "xaxis": "x3", "y": [3.339], "yaxis": "y3"}, {"customdata": [[1, "Austrian Grand Prix", "HAM", "2", "MEDIUM", 4, 4, 1, 100, "0 days 00:01:14.840000", "1", "NaT", "NaT", "True", 1, "NaT", "0 days 00:00:32.193000", "0 days 00:00:21.528000"]], "hovertemplate": "DriverAhead=%{customdata[3]}<br>LapNumber=%{customdata[10]}<br>Dist_Diff_Sum=%{x}<br>DistanceToDriverAhead=%{y}<br>Stint=%{customdata[0]}<br>GP=%{customdata[1]}<br>Driver=%{customdata[2]}<br>Compound=%{customdata[4]}<br>Position=%{customdata[5]}<br>nGear=%{customdata[6]}<br>DRS=%{customdata[7]}<br>Throttle=%{customdata[8]}<br>LapTime=%{customdata[9]}<br>PitOutTime=%{customdata[11]}<br>PitInTime=%{customdata[12]}<br>FreshTyre=%{customdata[13]}<br>TyreLife=%{customdata[14]}<br>Sector1Time=%{customdata[15]}<br>Sector2Time=%{customdata[16]}<br>Sector3Time=%{customdata[17]}<extra></extra>", "legendgroup": "2", "line": {"color": "#37BEDD", "dash": "solid"}, "marker": {"symbol": "circle"}, "mode": "lines", "name": "2", "orientation": "v", "showlegend": true, "type": "scatter", "x": [1423.0], "xaxis": "x3", "y": [0.5022], "yaxis": "y3"}], "layout": {"annotations": [{"font": {}, "showarrow": false, "text": "LapNumber=3", "x": 0.5, "xanchor": "center", "xref": "paper", "y": 0.324, "yanchor": "bottom", "yref": "paper"}, {"font": {}, "showarrow": false, "text": "LapNumber=2", "x": 0.5, "xanchor": "center", "xref": "paper", "y": 0.662, "yanchor": "bottom", "yref": "paper"}, {"font": {}, "showarrow": false, "text": "LapNumber=1", "x": 0.5, "xanchor": "center", "xref": "paper", "y": 1.0, "yanchor": "bottom", "yref": "paper"}], "font": {"color": "White", "family": "PT Sans Narrow", "size": 20}, "height": 1000, "legend": {"title": {"text": "DriverAhead"}, "tracegroupgap": 0}, "title": {"font": {"family": "PT Sans Narrow"}, "text": "Distance to Driver Ahead", "x": 0.5}, "width": 2000, "xaxis": {"anchor": "y", "domain": [0, 1], "tickfont": {"size": 20}, "title": {"text": "Dist_Diff_Sum"}}, "xaxis2": {"anchor": "y2", "domain": [0, 1], "matches": "x", "showticklabels": false}, "xaxis3": {"anchor": "y3", "domain": [0, 1], "matches": "x", "showticklabels": false}, "yaxis": {"anchor": "x", "domain": [0, 0.324], "tickfont": {"size": 20}, "title": {"text": "DistanceToDriverAhead"}}, "yaxis2": {"anchor": "x2", "domain": [0.338, 0.662], "matches": "y", "title": {"text": "DistanceToDriverAhead"}}, "yaxis3": {"anchor": "x3", "domain": [0.676, 1.0], "matches": "y", "title": {"text": "DistanceToDriverAhead"}}}}
